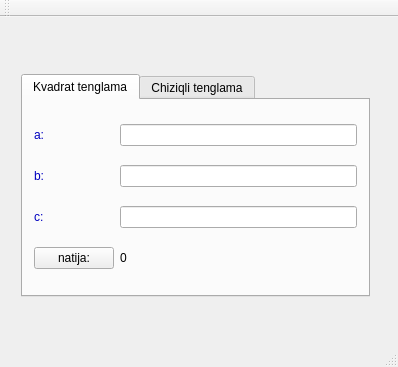
<?xml version="1.0" encoding="UTF-8"?>
<ui version="4.0">
 <class>MainWindow</class>
 <widget class="QMainWindow" name="MainWindow">
  <property name="geometry">
   <rect>
    <x>0</x>
    <y>0</y>
    <width>398</width>
    <height>367</height>
   </rect>
  </property>
  <property name="windowTitle">
   <string>MainWindow</string>
  </property>
  <widget class="QWidget" name="centralWidget">
   <widget class="QWidget" name="layoutWidget">
    <property name="geometry">
     <rect>
      <x>10</x>
      <y>20</y>
      <width>371</width>
      <height>271</height>
     </rect>
    </property>
    <layout class="QVBoxLayout" name="verticalLayout_4">
     <item>
      <widget class="QLabel" name="label_4">
       <property name="font">
        <font>
         <family>Calibri</family>
         <pointsize>12</pointsize>
         <weight>50</weight>
         <italic>false</italic>
         <bold>false</bold>
        </font>
       </property>
       <property name="styleSheet">
        <string notr="true"/>
       </property>
       <property name="text">
        <string/>
       </property>
       <property name="alignment">
        <set>Qt::AlignCenter</set>
       </property>
      </widget>
     </item>
     <item>
      <widget class="QTabWidget" name="tabWidget">
       <property name="currentIndex">
        <number>0</number>
       </property>
       <widget class="QWidget" name="tab">
        <attribute name="title">
         <string>Kvadrat tenglama</string>
        </attribute>
        <layout class="QGridLayout" name="gridLayout_3">
         <item row="5" column="3">
          <widget class="QLabel" name="label_5">
           <property name="text">
            <string>0</string>
           </property>
          </widget>
         </item>
         <item row="4" column="0">
          <widget class="QLabel" name="label_3">
           <property name="styleSheet">
            <string notr="true">QLabel{
color:rgb(0, 0, 191);
	font: 75 9pt &quot;MS Shell Dlg 2&quot;;
}</string>
           </property>
           <property name="text">
            <string>c:</string>
           </property>
          </widget>
         </item>
         <item row="4" column="3">
          <widget class="QLineEdit" name="lineEdit_3"/>
         </item>
         <item row="3" column="0">
          <widget class="QLabel" name="label_2">
           <property name="styleSheet">
            <string notr="true">QLabel{
color:rgb(0, 0, 191);
	font: 75 9pt &quot;MS Shell Dlg 2&quot;;
}</string>
           </property>
           <property name="text">
            <string>b:</string>
           </property>
          </widget>
         </item>
         <item row="3" column="3">
          <widget class="QLineEdit" name="lineEdit_2"/>
         </item>
         <item row="2" column="0">
          <widget class="QLabel" name="label">
           <property name="styleSheet">
            <string notr="true">QLabel{
color:rgb(0, 0, 191);
	font: 75 9pt &quot;MS Shell Dlg 2&quot;;
}</string>
           </property>
           <property name="text">
            <string>a:</string>
           </property>
          </widget>
         </item>
         <item row="2" column="3">
          <widget class="QLineEdit" name="lineEdit"/>
         </item>
         <item row="5" column="0">
          <widget class="QPushButton" name="pushButton_2">
           <property name="text">
            <string>natija:</string>
           </property>
          </widget>
         </item>
        </layout>
       </widget>
       <widget class="QWidget" name="tab_2">
        <attribute name="title">
         <string>Chiziqli tenglama</string>
        </attribute>
        <layout class="QGridLayout" name="gridLayout_2">
         <item row="3" column="1">
          <widget class="QLineEdit" name="lineEdit_5"/>
         </item>
         <item row="2" column="0">
          <widget class="QLabel" name="label_6">
           <property name="styleSheet">
            <string notr="true">QLabel{
color:rgb(0, 0, 191);
	font: 75 9pt &quot;MS Shell Dlg 2&quot;;
}</string>
           </property>
           <property name="text">
            <string>a:</string>
           </property>
          </widget>
         </item>
         <item row="2" column="1">
          <widget class="QLineEdit" name="lineEdit_6"/>
         </item>
         <item row="3" column="0">
          <widget class="QLabel" name="label_7">
           <property name="styleSheet">
            <string notr="true">QLabel{
color:rgb(0, 0, 191);
	font: 75 9pt &quot;MS Shell Dlg 2&quot;;
}</string>
           </property>
           <property name="text">
            <string>b:</string>
           </property>
          </widget>
         </item>
         <item row="4" column="0">
          <widget class="QPushButton" name="pushButton">
           <property name="text">
            <string>natija:</string>
           </property>
          </widget>
         </item>
         <item row="4" column="1">
          <widget class="QLabel" name="label_8">
           <property name="text">
            <string>0</string>
           </property>
          </widget>
         </item>
        </layout>
       </widget>
      </widget>
     </item>
    </layout>
   </widget>
  </widget>
  <widget class="QMenuBar" name="menuBar">
   <property name="geometry">
    <rect>
     <x>0</x>
     <y>0</y>
     <width>398</width>
     <height>26</height>
    </rect>
   </property>
  </widget>
  <widget class="QToolBar" name="mainToolBar">
   <attribute name="toolBarArea">
    <enum>TopToolBarArea</enum>
   </attribute>
   <attribute name="toolBarBreak">
    <bool>false</bool>
   </attribute>
  </widget>
  <widget class="QStatusBar" name="statusBar"/>
 </widget>
 <layoutdefault spacing="6" margin="11"/>
 <resources/>
 <connections/>
</ui>
